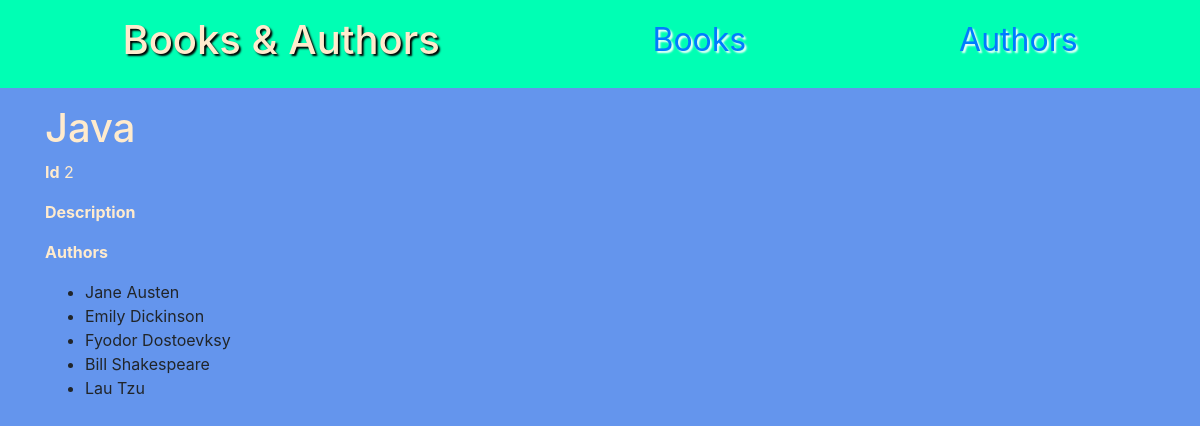
The page /books/2 on the database its author committed.
### books_authors_app/models.py (models this page shows, shortened)
class Book(models.Model):
    title = models.CharField(max_length=255)
    description = models.TextField()
    created_at = models.DateTimeField(auto_now_add=True)
    updated_at = models.DateTimeField(auto_now=True)

class Author(models.Model):
    first_name = models.CharField(max_length=45)
    last_name = models.CharField(max_length=45)
    books = models.ManyToManyField(Book, related_name='authors')
    notes = models.TextField()
    created_at = models.DateTimeField(auto_now_add=True)
    updated_at = models.DateTimeField(auto_now=True)

### books_authors_app/views.py (the view)
# urls.py: path('books/<int:book_id>', views.show_book),
def show_book(request, book_id):
    book = Book.objects.get(id=book_id)
    context = {
        "book": book,
        "authors": Author.objects.exclude(books__id=book_id)
    }
    return render(request,'book.html', context)

### books_authors_app/templates/book.html (shortened to what this page needs)
<!DOCTYPE html>
<html lang="en">
<head>
    <link rel="stylesheet" href="https://cdn.jsdelivr.net/npm/bootstrap@4.5.3/dist/css/bootstrap.min.css"
>
    {% load static %}
    <link rel="stylesheet" href="{% static 'style.css'%}">
</head>
<body>
    <nav>
        <h1>Books & Authors</h1>
        <a href="/">Books</a>
        <a href="/authors">Authors</a>
    </nav>
    <div class="container">
        <h1>{{ book.title }}</h1>
        <p><strong>Id</strong> {{ book.id }}</p>
        <p><strong>Description</strong> {{ book.description }}</p>
        <p><strong>Authors</strong></p>
        <ul>
            {% for author in book.authors.all %}
            <li>{{ author.first_name }} {{ author.last_name }}</li>
            {% endfor %}
        </ul>
    </div>
</body>
</html>

### books_authors_app/static/style.css (style rules this page uses)
body { background-color: cornflowerblue; }
h1,h2,h3,h4,h5,p,label { color: blanchedalmond; }
nav { background-color: #00ffb4; display: flex; justify-content: space-around; margin-bottom: 1em; padding: 1em; }
nav > h1 { text-shadow: 2px 2px 2px black; }
nav > a { font-size: 2rem; text-shadow: 2px 2px 2px white; }

### rows shown on the page
Book: title "Java", id "2"
Author: first_name "Jane", last_name "Austen"
Author: first_name "Emily", last_name "Dickinson"
Author: first_name "Fyodor", last_name "Dostoevksy"
Author: first_name "Bill", last_name "Shakespeare"
Author: first_name "Lau", last_name "Tzu"
